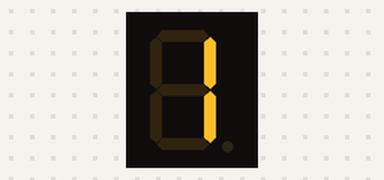
Recording of a sketch running on a simulated Arduino Uno, built with avr-gcc and run on an emulated ATmega328P. Shown: 1-digit seven-segment display. Wiring (inferred from the names in the program): 1-digit 7-segment display, segments lit when HIGH: segments pin 2, pin 3, pin 4, pin 5, pin 6, pin 7, pin 8. The segment pins are drawn as the display they are named for.

Above: at 0.1 s.
At 1.1 s:
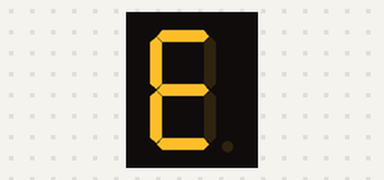
At 2.1 s:
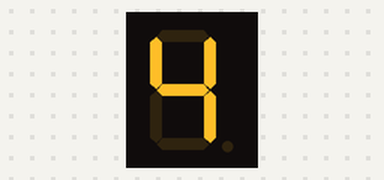
At 3.1 s:
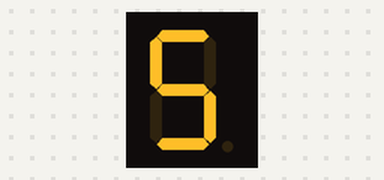
At 4.1 s:
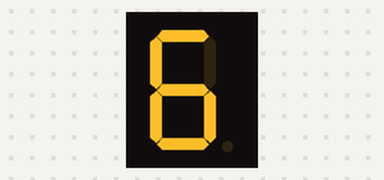
At 6.1 s:
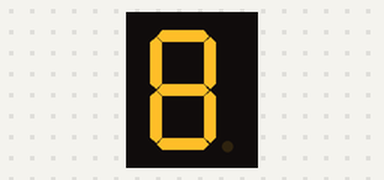

The sketch:

sevensegment.ino
```cpp
int a=2;
int b=3;
int c=4;
int d=5;
int e=6;
int f=7;
int g=8;
int dp=9;
void setup() {
  // put your setup code here, to run once:

  pinMode(a, OUTPUT);
  pinMode(b, OUTPUT);
  pinMode(c, OUTPUT);
  pinMode(d, OUTPUT);
  pinMode(e, OUTPUT);
  pinMode(f, OUTPUT);
  pinMode(g, OUTPUT);


}

void loop() {
  // put your main code here, to run repeatedly:


  digitalWrite(a,HIGH);
  digitalWrite(b,HIGH);
  digitalWrite(c,HIGH);
  digitalWrite(d,HIGH);
  digitalWrite(e,HIGH);
  digitalWrite(f,HIGH);
  digitalWrite(g,HIGH);
 // delay(1000);
  digitalWrite(a,LOW);
  digitalWrite(b,HIGH);
  digitalWrite(c,HIGH);
  digitalWrite(d,LOW);
  digitalWrite(e,LOW);
  digitalWrite(f,LOW);
  digitalWrite(g,LOW);

  delay(1000);
  digitalWrite(a,HIGH);
  digitalWrite(b,LOW);
  digitalWrite(c,LOW);
  digitalWrite(d,HIGH);
  digitalWrite(e,HIGH);
  digitalWrite(f,HIGH);
  digitalWrite(g,HIGH);


  delay(1000);

  digitalWrite(a,LOW);
  digitalWrite(b,HIGH);
  digitalWrite(c,HIGH);
  digitalWrite(d,LOW);
  digitalWrite(e,LOW);
  digitalWrite(f,HIGH);
  digitalWrite(g,HIGH);

  delay(1000);

  digitalWrite(a,HIGH);
  digitalWrite(b,LOW);
  digitalWrite(c,HIGH);
  digitalWrite(d,HIGH);
  digitalWrite(e,LOW);
  digitalWrite(f,HIGH);
  digitalWrite(g,HIGH);


  delay(1000);

  digitalWrite(a,HIGH); //6
  digitalWrite(b,LOW);
  digitalWrite(c,HIGH);
  digitalWrite(d,HIGH);
  digitalWrite(e,HIGH);
  digitalWrite(f,HIGH);
  digitalWrite(g,HIGH);

  delay(1000);

  digitalWrite(a,HIGH); //7
  digitalWrite(b,HIGH);
  digitalWrite(c,HIGH);
  digitalWrite(d,LOW);
  digitalWrite(e,LOW);
  digitalWrite(f,LOW);
  digitalWrite(g,LOW);

  delay(1000);


  digitalWrite(a,HIGH); //8
  digitalWrite(b,HIGH);
  digitalWrite(c,HIGH);
  digitalWrite(d,HIGH);
  digitalWrite(e,HIGH);
  digitalWrite(f,HIGH);
  digitalWrite(g,HIGH);


  delay(1000);


  digitalWrite(a,HIGH); //9
  digitalWrite(b,HIGH);
  digitalWrite(c,HIGH);
  digitalWrite(d,HIGH);
  digitalWrite(e,LOW);
  digitalWrite(f,LOW);
  digitalWrite(g,HIGH);


}
```

Measured:
- by itself, everything shown: repeats every 7.0 s, in 8 steps
- what the display in image 1 shows lasts 1.0 s, from 1.0 s to 2.0 s
